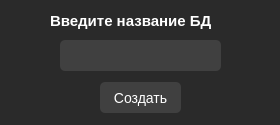
<?xml version="1.0" encoding="UTF-8"?>
<ui version="4.0">
 <class>MainWindow</class>
 <widget class="QMainWindow" name="MainWindow">
  <property name="geometry">
   <rect>
    <x>0</x>
    <y>0</y>
    <width>280</width>
    <height>125</height>
   </rect>
  </property>
  <property name="windowTitle">
   <string>Создание таблицы</string>
  </property>
  <property name="styleSheet">
   <string notr="true">background-color: #2a2a2a;
color: white;</string>
  </property>
  <widget class="QWidget" name="centralwidget">
   <widget class="QLabel" name="label">
    <property name="geometry">
     <rect>
      <x>50</x>
      <y>10</y>
      <width>191</width>
      <height>21</height>
     </rect>
    </property>
    <property name="font">
     <font>
      <pointsize>-1</pointsize>
      <weight>75</weight>
      <bold>true</bold>
     </font>
    </property>
    <property name="styleSheet">
     <string notr="true">font-size:15px;</string>
    </property>
    <property name="text">
     <string>Введите название БД</string>
    </property>
   </widget>
   <widget class="QLineEdit" name="lineEdit_1">
    <property name="geometry">
     <rect>
      <x>60</x>
      <y>40</y>
      <width>161</width>
      <height>31</height>
     </rect>
    </property>
    <property name="styleSheet">
     <string notr="true">padding:2px 5px;
font-size: 14px;
height: 28px;
color: white;
background-color: #404040;
border-radius: 5px;</string>
    </property>
   </widget>
   <widget class="QPushButton" name="pushButton_1">
    <property name="geometry">
     <rect>
      <x>100</x>
      <y>82</y>
      <width>81</width>
      <height>31</height>
     </rect>
    </property>
    <property name="styleSheet">
     <string notr="true">font-size:14px;
color: white;
background-color: #404040;
border-radius: 5px;</string>
    </property>
    <property name="text">
     <string>Создать</string>
    </property>
   </widget>
  </widget>
 </widget>
 <resources/>
 <connections/>
</ui>
